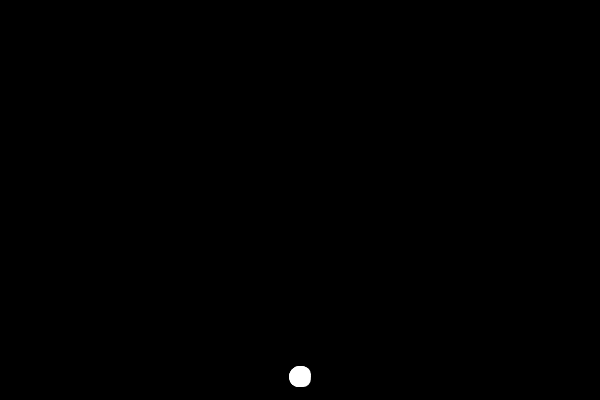
Frame 1 (no input)
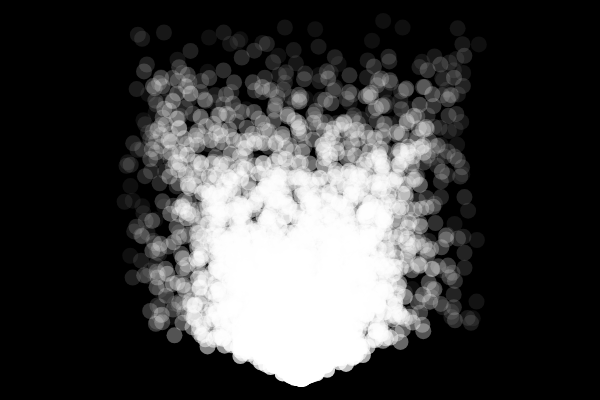
Frame 60 (no input)
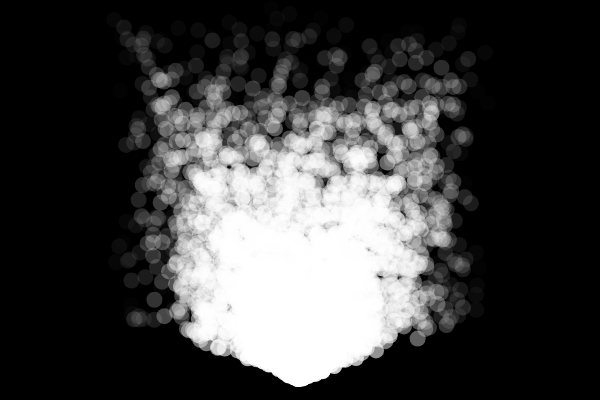
Frame 120 (the mouse pressed at the canvas centre since frame 60)

The p5.js sketch that drew these frames (run headless with seeded random() and noise() and a simulated clock; from frame 60 on, the mouse is pressed at the canvas centre):

// p5.js sketch
// ── sketch.js
let particles=[];
function setup()
{
    createCanvas(600,400);
    
   }

function draw()
{
    background(0);
    
    for(let i=0;i<65;i++)
    {
    let p=new Particle();
    
    particles.push(p);
    }
    for(let i=particles.length-1;i>=0;i--)
    {   particles[i].update();
        particles[i].show();
        if(particles[i].finished())
        {
            // remove
            particles.splice(i,1);
        }
    }

}
class Particle{
    constructor()
    {
        this.x=300;
        this.y=380;
        this.vx=random(-3,3);
        this.vy=random(-6,-1);
        this.alpha=255;
    }
    show()
    {
        noStroke();
        // stroke(255);
        fill(255,this.alpha);
        ellipse(this.x,this.y,16);

    }
    finished()
    {
        return this.alpha<0;
    }
    update()
    {
        this.x+=this.vx;
        this.y+=this.vy;
        this.alpha-=4;

    }
}
